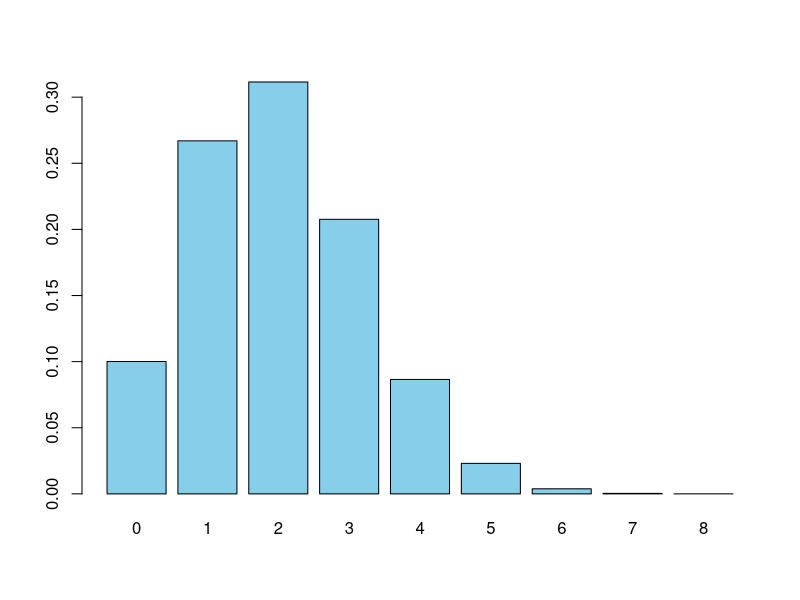
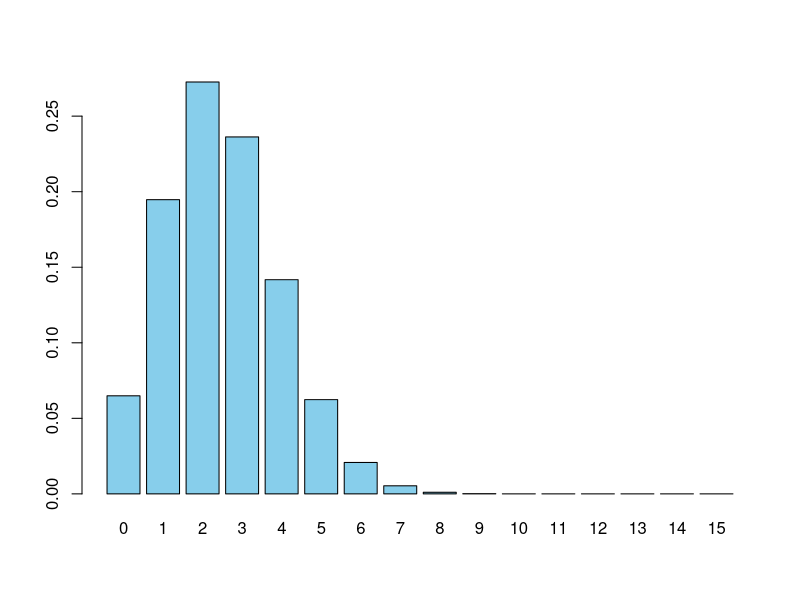
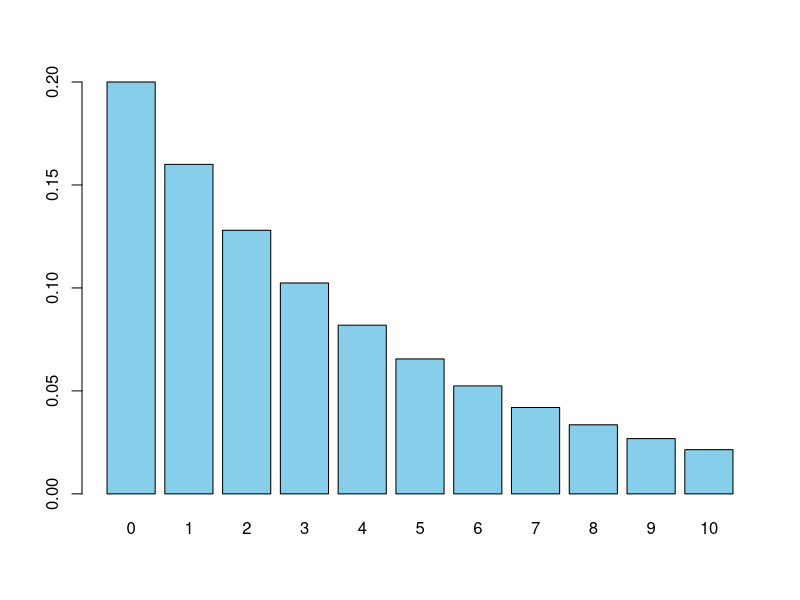
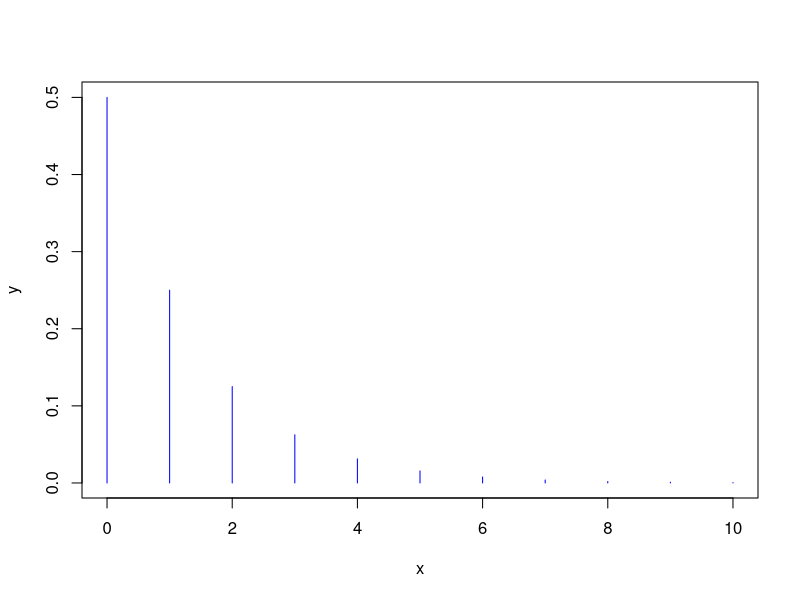
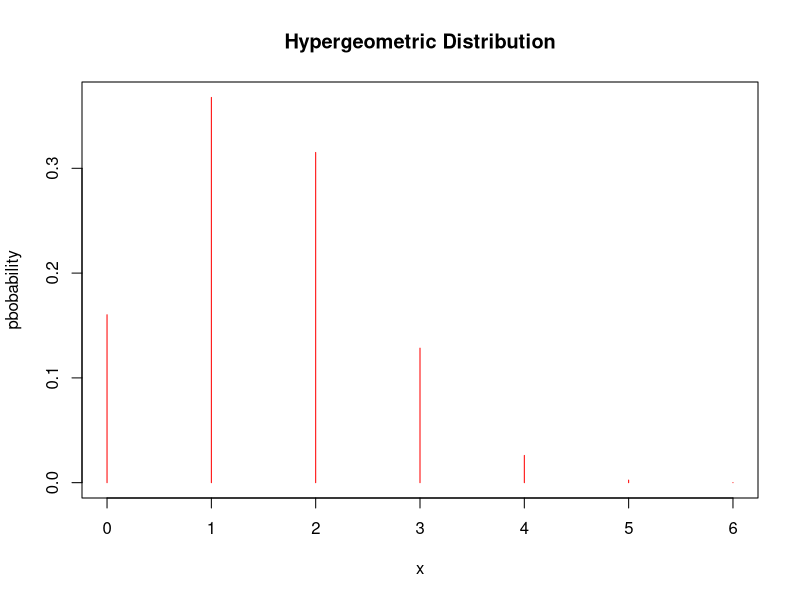
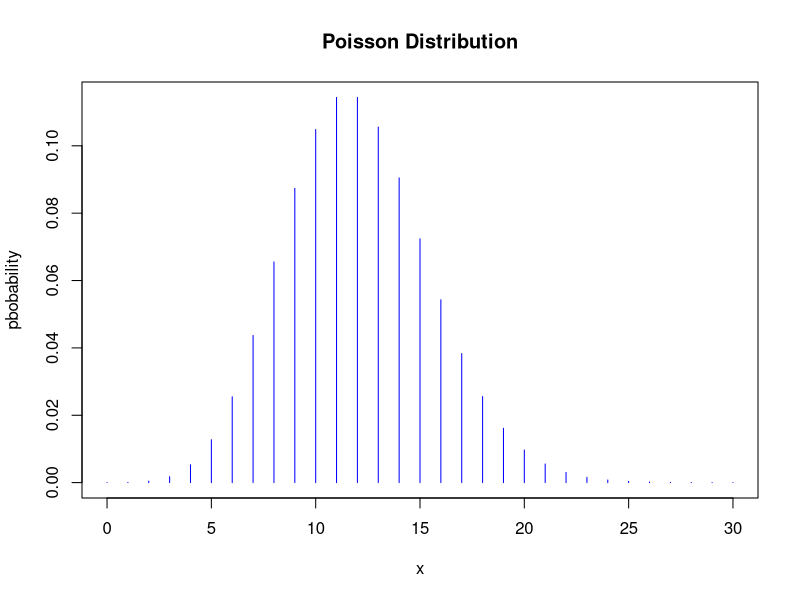
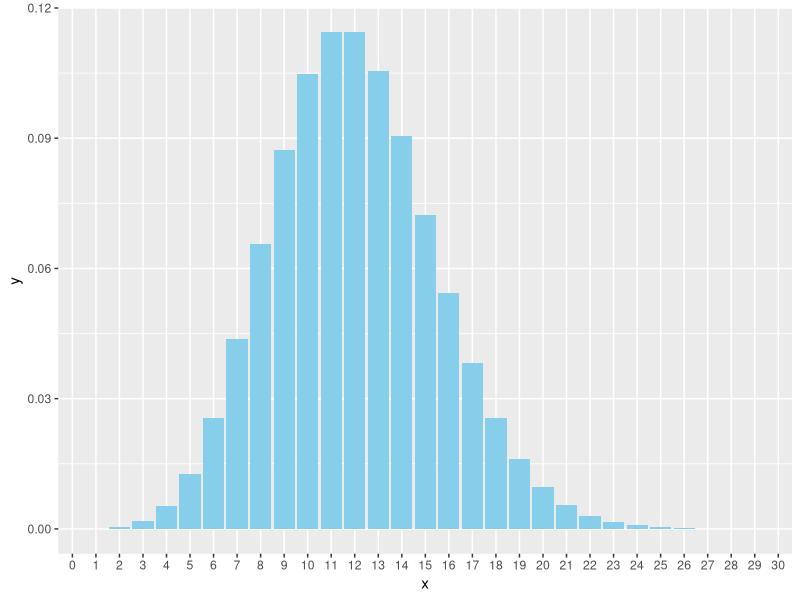

R code for these plots, in order:
## ---- chunk 1
dbinom(5, size = 8, prob = .25)
## ---- chunk 2

y <- dbinom(0:8, 8, .25)
round(y, digits = 3)

barplot(y, col = 'skyblue', names.arg = c(0:8))
## ---- chunk 3
sum(dbinom(0:3, 8, 0.25)) # sum the probability for 0,1,2,3.

# or

pbinom(3, 8, 0.25, lower.tail = TRUE)
## ---- chunk 4
dbinom(8, 15, 1/6)
## ---- chunk 5
y <- dbinom(0:15, 15, 1/6)
round(y, digits = 3)

barplot(y, col = 'skyblue', names.arg = c(0:15))
## ---- chunk 6
dgeom(4, 0.03)
## ---- chunk 7
pgeom(4, 0.03)
## ---- chunk 8
qgeom(0.75, 0.2)
## ---- chunk 9
dgeom(3, 0.2)
## ---- chunk 10
1-pgeom(5, 0.2)
## ---- chunk 11
y <- dgeom(0:10, prob = 0.2)
round(y, digits = 3)

barplot(y, col = 'skyblue', names.arg = c(0:10))
## ---- chunk 12
y <- dgeom(0:10, prob = 0.5)
round(y, digits = 3)
x <- c(0:10)
plot(x,y, type = "h", col='blue')
## ---- chunk 13
dhyper(1,26,26,2)
## ---- chunk 14
# dhyper(k,K,(N-K), n)

dhyper(2,13,(52-13),6) # both same 
dhyper(2,13,39,6)

## ---- chunk 15
phyper(2,13,39,6) # Cumulative Distribution function
## ---- chunk 16
x <- 0:6
plot(x, dhyper(x,13,39,6), type = "h", col="red", ylab = 'pbobability', main = 'Hypergeometric Distribution')
## ---- chunk 17
dpois(17, 12)
## ---- chunk 18
1-ppois(16,12) # or 

ppois(16, 12, lower.tail = FALSE)
## ---- chunk 19
x <- 0:30
plot(x, dpois(x, 12), type = "h", col="blue", ylab = 'pbobability', main = 'Poisson Distribution')
## ---- chunk 20
library(tidyverse)
x <- 0:30
y <- dpois(x,12)
z <- cbind(x,y)
z <- data.frame(z)
z$x <- as.factor(z$x)

ggplot(data = z, aes(y=y, x=x))+
    geom_bar(stat = 'identity', fill= "skyblue")
  
## ---- chunk 21
ppois(1,3) # 

sum(dpois(0:1, 3))
## ---- chunk 22
pexp(2,rate = 1/3)
## ---- chunk 23
pbeta(.1, 37,463)
1- pbeta(.1, 37, 463)
## ---- chunk 24

## ---- chunk 25
qchisq(.95, df = 7)
